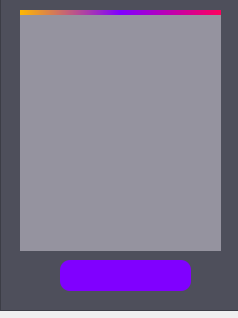
<?xml version="1.0" encoding="UTF-8"?>
<ui version="4.0">
 <class>Form</class>
 <widget class="QWidget" name="Form">
  <property name="geometry">
   <rect>
    <x>0</x>
    <y>0</y>
    <width>238</width>
    <height>318</height>
   </rect>
  </property>
  <property name="windowTitle">
   <string>Открыть бд</string>
  </property>
  <widget class="QFrame" name="frame_5">
   <property name="geometry">
    <rect>
     <x>0</x>
     <y>-10</y>
     <width>421</width>
     <height>321</height>
    </rect>
   </property>
   <property name="styleSheet">
    <string notr="true">background: #4E4F5B;</string>
   </property>
   <property name="frameShape">
    <enum>QFrame::StyledPanel</enum>
   </property>
   <property name="frameShadow">
    <enum>QFrame::Raised</enum>
   </property>
   <widget class="QPushButton" name="pushButton">
    <property name="geometry">
     <rect>
      <x>60</x>
      <y>270</y>
      <width>131</width>
      <height>31</height>
     </rect>
    </property>
    <property name="styleSheet">
     <string notr="true">QPushButton{background: #8000FF ;
border-radius: 10px;
color:white;
font: 25 10pt &quot;Bahnschrift Light SemiCondensed&quot;;}
QPushButton:hover{background: #8000FF
}</string>
    </property>
    <property name="text">
     <string/>
    </property>
    <property name="icon">
     <iconset>
      <normaloff>go.png</normaloff>go.png</iconset>
    </property>
   </widget>
  </widget>
  <widget class="QListWidget" name="listWidget">
   <property name="geometry">
    <rect>
     <x>20</x>
     <y>10</y>
     <width>201</width>
     <height>241</height>
    </rect>
   </property>
   <property name="styleSheet">
    <string notr="true">background-color: rgb(149, 147, 159);
border-top:5px solid qlineargradient(spread:pad, x1:0, y1:0, x2:1, y2:0, stop:0#ffb800, stop:0.5 #8000ff,stop:1 #ff005c);border-bottom:0px solid #000000;border-left:0px solid #000000;border-right:0px solid #000000;
color:white;font: 25 12pt &quot;Bahnschrift Light SemiCondensed&quot;</string>
   </property>
  </widget>
 </widget>
 <resources/>
 <connections/>
</ui>
